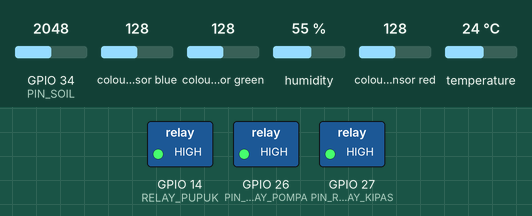
Simulated run of this sketch. Board: ESP32. Parts: switched loads named in the sketch (green lamp = pin HIGH). Inputs (shaded band) come from the test bench; at power-on: temperature 24 °C, GPIO 34 (PIN_SOIL) = 2048, colour sensor blue 128, colour sensor green 128, humidity 55 %, colour sensor red 128. WiFi joins after 1.5 s; servers stay silent unless stated; uploads are accepted with an empty reply; the local clock reads 2024-03-15 10:24:30 at power-on unless the sketch sets it; EEPROM starts erased; what the sketch prints to the serial monitor is not drawn.

Above: at 2.7 s.
2.8 s: temperature set to 31 °C
5.6 s: temperature set to 34 °C
At 7.3 s:
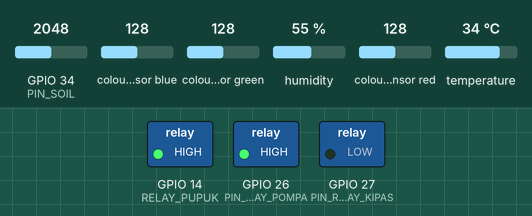
8.4 s: GPIO 34 (PIN_SOIL) set to 2993
11.4 s: GPIO 34 (PIN_SOIL) set to 3123
At 12.9 s:
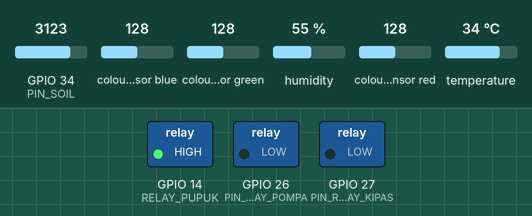
14.2 s: temperature set to 12 °C
At 15.6 s:
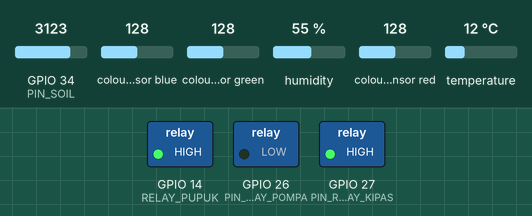
17.0 s: temperature set to 33 °C
At 19.8 s:
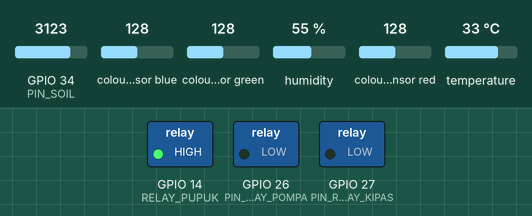
Timing chart, 0 to 20.8 s (numbered marks = the images above; inputs shaded):
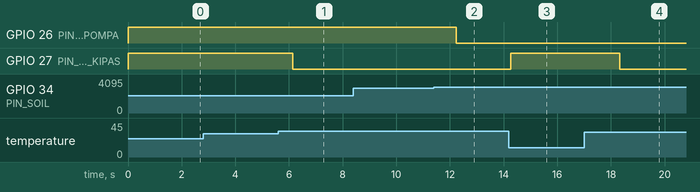

The sketch:

SISTOMATE.ino
```cpp
// SISTOMATE — purwarupa smart greenhouse
// ESP32 + soil moisture + DHT11 + TCS34725 + relay 2×2-ch (pompa air, pompa pupuk, kipas)
// Data sensor & aktuator dikirim via HTTP POST ke ingest.php -> MySQL sistomate
//
// Pinout (hindari strapping pin 0/2/12/15):
//   Soil moisture (analog) : GPIO 34
//   DHT11 (digital)        : GPIO 13
//   TCS34725 I2C SDA/SCL   : GPIO 21 / GPIO 22
//   Relay A CH1 Pompa Air  : GPIO 26  (active-LOW)
//   Relay A CH2 Pompa Pupuk: GPIO 14  (active-LOW)
//   Relay B CH1 Kipas      : GPIO 27  (active-LOW)
//   Relay B CH2 cadangan   : (belum dipakai)
//
// Logika:
//   soil < 40%      -> pompa air ON ; soil >= 55% -> OFF  (histeresis)
//   suhu > 32 C     -> kipas ON ; suhu <= 31 C -> kipas OFF (histeresis)
//   jadwal 1x/minggu jam 07:00 (NTP) + soil >= 40% -> pompa pupuk ON 7 detik
//     (Sari 2024/JITET: jadwal RTC mingguan, durasi 7 detik; interlock tanah gak kering)
//   Tiap transisi relay -> POST actuator_logs
//   Tiap 2 detik        -> POST sensor_logs

#include <WiFi.h>
#include <HTTPClient.h>
#include <Wire.h>
#include <DHT.h>
#include <Adafruit_TCS34725.h>
#include <Preferences.h> // persist counter dosis pupuk anti dobel pas reboot

// ====== ISI SEBELUM DEMO ======
// THE PRIK (kost, 2.4GHz WPA2). IP laptop static DHCP: 192.168.1.101
// Alternatif hotspot HP "Ayi dodol" (open): SSID "Ayi dodol", pass "", URL 10.244.177.37
const char* WIFI_SSID   = "THE PRIK";
const char* WIFI_PASS   = "theprik123";
const char* SERVER_URL  = "http://192.168.1.101/ingest.php"; // IP laptop di THE PRIK
const char* API_KEY     = "sm_YOUR_SECRET_API_KEY";
const int   DEVICE_ID   = 1; // ESP32-Greenhouse-1
// ==============================

#define PIN_SOIL        34
#define PIN_DHT         13
#define PIN_RELAY_POMPA 26
#define RELAY_PUPUK     14
#define PIN_RELAY_KIPAS 27
#define RELAY_ON        LOW   // modul relay 2-ch umumnya aktif-LOW
#define RELAY_OFF       HIGH

#define SOIL_ON_PCT     40.0  // pompa nyala di bawah ini
#define SOIL_OFF_PCT    55.0  // pompa mati di atas ini
#define TEMP_ON_C       32.0  // kipas nyala di atas ini
#define TEMP_OFF_C      31.0  // kipas mati di bawah ini

// fertigasi (Sari 2024: 1x/minggu, durasi 7 detik; interlock Bab 5)
#define FERT_HOUR        7     // jam lokal WIB (NTP GMT+7)
#define FERT_MIN         0
#define FERT_DURATION_S  7     // detik dosis per semprot
#define FERT_MIN_SOIL    40.0  // syarat aman: tanah gak boleh kering
#define FERT_WDAY        1     // hari jadwal: 1 = Senin (0=Minggu .. 6=Sabtu) — 1x/minggu

#define SENSOR_INTERVAL_MS 2000UL  // POST sensor_logs tiap 2 detik
#define READ_INTERVAL_MS    2000UL  // baca sensor tiap 2 detik (DHT11 minimal 1 dtk)

DHT dht(PIN_DHT, DHT11);
Adafruit_TCS34725 tcs = Adafruit_TCS34725(TCS34725_INTEGRATIONTIME_101MS, TCS34725_GAIN_16X); // naik dari 50ms/4X (sinyal terlalu kecil 21 Okt)

bool pumpOn = false;
bool fanOn  = false;
bool tcsOk  = false;
bool fertOn = false;
unsigned long fertStartMs = 0;
Preferences prefs;
int lastFertKey = 0; // (tahun*1000 + yday) dosis terakhir — cegah dobel dalam sehari

unsigned long lastRead  = 0;
unsigned long lastPost  = 0;

// pembacaan terakhir
float soilPct = 0, airTemp = 0, airHumi = 0;
long soilRaw = 0; // nilai mentah ADC buat kalibrasi
uint16_t r = 0, g = 0, b = 0;

void setup() {
  Serial.begin(115200);

  // amankan relay SEBELUM pinMode (ceklek saat boot dihindari)
  digitalWrite(PIN_RELAY_POMPA, RELAY_OFF);
  digitalWrite(RELAY_PUPUK, RELAY_OFF);
  digitalWrite(PIN_RELAY_KIPAS, RELAY_OFF);
  pinMode(PIN_RELAY_POMPA, OUTPUT);
  pinMode(RELAY_PUPUK, OUTPUT);
  pinMode(PIN_RELAY_KIPAS, OUTPUT);

  prefs.begin("sistomate", false);
  lastFertKey = prefs.getInt("fertkey", 0);

  pinMode(PIN_SOIL, INPUT);
  dht.begin();
  Wire.begin(21, 22);
  tcsOk = tcs.begin();
  if (!tcsOk) Serial.println("[!] TCS34725 tidak terdeteksi — RGB pakai 0");

  WiFi.mode(WIFI_STA);
  WiFi.setSleep(false);    // WAJIB: modem sleep bikin auth race gagal terus (root cause 21 Okt)
  WiFi.persistent(false);  // jangan pakai config NVS lama
  WiFi.begin(WIFI_SSID, WIFI_PASS);
  Serial.print("WiFi connect");
  unsigned long t0 = millis();
  while (WiFi.status() != WL_CONNECTED && millis() - t0 < 20000) {
    delay(500);
    Serial.print(".");
  }
  Serial.println();
  if (WiFi.status() == WL_CONNECTED) {
    Serial.print("OK IP=");
    Serial.println(WiFi.localIP());
  } else {
    Serial.println("GAGAL — retry di loop");
  }

  configTime(7 * 3600, 0, "pool.ntp.org", "time.nist.gov"); // NTP WIB — SNTP nyala sendiri begitu WiFi connected
}

bool postJson(const String& body) {
  if (WiFi.status() != WL_CONNECTED) return false;
  HTTPClient http;
  http.begin(SERVER_URL);
  http.addHeader("Content-Type", "application/json");
  http.addHeader("X-API-Key", API_KEY);
  http.setTimeout(4000);
  int code = http.POST(body);
  http.end();
  Serial.printf("POST %d\n", code);
  return code >= 200 && code < 300;
}

// event aktuator ditunda (per-slot) sampai POST sukses — retry di loop(),
// biar row actuator_logs gak hilang kalau WiFi/network lagi mati.
// 3 slot terpisah: satu event gak nimpem event lain kalo POST lagi pending
#define ACT_POMPA 0
#define ACT_KIPAS 1
#define ACT_PUPUK 2
#define ACT_COUNT 3
bool actDirty[ACT_COUNT] = {false, false, false};
bool actOn[ACT_COUNT] = {false, false, false};
const char* actName[ACT_COUNT] = {"", "", ""};

void markActuator(int slot, const char* name, bool on) {
  actName[slot] = name;
  actOn[slot] = on;
  actDirty[slot] = true;
}

void flushActuator() {
  for (int i = 0; i < ACT_COUNT; i++) {
    if (!actDirty[i]) continue;
    String body = String("{\"type\":\"actuator\",\"device_id\":") + DEVICE_ID +
                  ",\"actuator_name\":\"" + actName[i] +
                  "\",\"status\":\"" + (actOn[i] ? "ON" : "OFF") + "\"}";
    if (postJson(body)) actDirty[i] = false; // sukses saja di-clear, gagal retry nanti
  }
}

void setPump(bool on) {
  if (on == pumpOn) return;
  pumpOn = on;
  digitalWrite(PIN_RELAY_POMPA, on ? RELAY_ON : RELAY_OFF);
  Serial.printf("POMPA %s\n", on ? "ON" : "OFF");
  markActuator(ACT_POMPA, "Pompa Air", on);
}

void setFert(bool on) {
  if (on == fertOn) return;
  fertOn = on;
  digitalWrite(RELAY_PUPUK, on ? RELAY_ON : RELAY_OFF);
  if (on) fertStartMs = millis();
  Serial.printf("PUPUK %s\n", on ? "ON" : "OFF");
  markActuator(ACT_PUPUK, "Pompa Pupuk", on);
}

void setFan(bool on) {
  if (on == fanOn) return;
  fanOn = on;
  digitalWrite(PIN_RELAY_KIPAS, on ? RELAY_ON : RELAY_OFF);
  Serial.printf("KIPAS %s\n", on ? "ON" : "OFF");
  markActuator(ACT_KIPAS, "Kipas Exhaust", on);
}

// fertigasi: dosis 7 detik tiap minggu jam 07:00 (Sari 2024), batal kalo tanah kering
void fertigasi() {
  if (fertOn) {
    if (millis() - fertStartMs >= (unsigned long)FERT_DURATION_S * 1000UL) setFert(false);
    else if (soilPct < FERT_MIN_SOIL) setFert(false); // interlock juga di tengah dosis
    return;
  }
  struct tm t;
  if (!getLocalTime(&t, 0)) return; // NTP belum sinkron (tahun < 2016 = false)
  if (t.tm_hour != FERT_HOUR || t.tm_min != FERT_MIN) return;
  if (t.tm_wday != FERT_WDAY) return;           // hanya hari Senin -> jadwal 1x/minggu (bukan tiap hari)
  int key = (t.tm_year + 1900) * 1000 + t.tm_yday;
  if (key == lastFertKey) return;           // hari ini udah dapat dosis
  if (soilPct < FERT_MIN_SOIL) return;      // tanah kering -> lewati minggu ini (retry selama menit jadwal)
  lastFertKey = key;
  prefs.putInt("fertkey", key);
  setFert(true);
}

// heuristik status tanaman dari kondisi sensor
// kering (soil) > layu (panas) > sakit (daun tidak hijau) > sehat
const char* plantStatus() {
  if (soilPct < SOIL_ON_PCT) return "kering";
  if (fanOn) return "layu"; // pake state fan (histeresis 32/31) — ambang mentah 32.0 bikin status kedip di sekitar ambang
  if (tcsOk) {
    // kalibrasi 21 Okt malam (data 4468 baris, bimodal jelas):
    //   hijau asli (ambient): G/R = 0.94–1.10  (R kadang >G, syarat g>r bikin salah sakit)
    //   kuning (senter putih): G/R ≈ 0.52
    //   lembah datanya 0.60–0.90 -> ambang G/R 0.75 = titik tengah, margin lebar dua sisi.
    // lowBlue dibuang: hijau & kuning sama-sama lolos (b/max ≈ 0.48 vs 0.22) — gak diskriminatif.
    bool redDom = (unsigned long)g * 4 < (unsigned long)r * 3; // G/R < 0.75
    if (redDom && r > 100) return "sakit"; // r>100 = sinyal nyata, bukan noise
  }
  return "sehat";
}

void readSensors() {
  long raw = analogRead(PIN_SOIL);            // 0..4095, kering = tinggi
  soilRaw = raw;
  soilPct = constrain(map(raw, 4095, 1500, 0, 100), 0, 100); // kalibrasi 21 Okt: udara=4095, air penuh=1500

  float t = dht.readTemperature();
  float h = dht.readHumidity();
  if (!isnan(t)) airTemp = t;
  if (!isnan(h)) airHumi = h;

  if (tcsOk) {
    uint16_t clear = 0;
    tcs.getRawData(&r, &g, &b, &clear);
  }
}

void loop() {
  unsigned long now = millis();

  // reconnect WiFi kalau putus
  if (WiFi.status() != WL_CONNECTED) {
    static unsigned long lastRetry = 0;
    if (now - lastRetry > 5000) {
      lastRetry = now;
      WiFi.disconnect();
      WiFi.begin(WIFI_SSID, WIFI_PASS);
      Serial.println("WiFi retry");
    }
  }

  if (now - lastRead >= READ_INTERVAL_MS) {
    lastRead = now;
    readSensors();

    // logika aktuator + histeresis
    setPump(soilPct < SOIL_ON_PCT ? true : (soilPct >= SOIL_OFF_PCT ? false : pumpOn));
    setFan(airTemp > TEMP_ON_C ? true : (airTemp <= TEMP_OFF_C ? false : fanOn));
  }

  if (now - lastPost >= SENSOR_INTERVAL_MS) {
    lastPost = now;
    String body = String("{\"type\":\"sensor\",\"device_id\":") + DEVICE_ID +
                  ",\"air_temperature\":" + String(airTemp, 1) +
                  ",\"air_humidity\":" + String(airHumi, 1) +
                  ",\"soil_moisture\":" + String(soilPct, 1) +
                  ",\"rgb_red\":" + r +
                  ",\"rgb_green\":" + g +
                  ",\"rgb_blue\":" + b +
                  ",\"plant_status\":\"" + plantStatus() + "\"}";
    postJson(body);
    Serial.printf("SENSOR suhu=%.1fC rh=%.0f%% soil=%.0f%% raw=%ld rgb=%u,%u,%u %s\n",
                  airTemp, airHumi, soilPct, soilRaw, r, g, b, plantStatus());
  }

  flushActuator(); // kirim/retry event aktuator yang belum sukses ter-post
  fertigasi();     // cek jadwal pupuk tiap loop (presisi durasi 50ms, bukan 2 dtk)

  delay(50);
}
```

Measured:
- the behaviour switches between 32 and 33 °C on temperature (found by bisection; images 0 and 1)
- the behaviour switches between 3057 and 3058 on GPIO 34 (PIN_SOIL) (found by bisection; images 1 and 2)
- after the input at 2.8 s, every drawn part: stays the same
- after the input at 5.6 s, GPIO 27 (PIN_RELAY_KIPAS): HIGH → LOW after 0.54 s
- after the input at 8.4 s, every drawn part: stays the same
- after the input at 11.4 s, GPIO 26 (PIN_RELAY_POMPA): HIGH → LOW after 0.84 s
- after the input at 14.2 s, GPIO 27 (PIN_RELAY_KIPAS): LOW → HIGH after 0.07 s
- after the input at 17.0 s, GPIO 27 (PIN_RELAY_KIPAS): HIGH → LOW after 1.3 s
